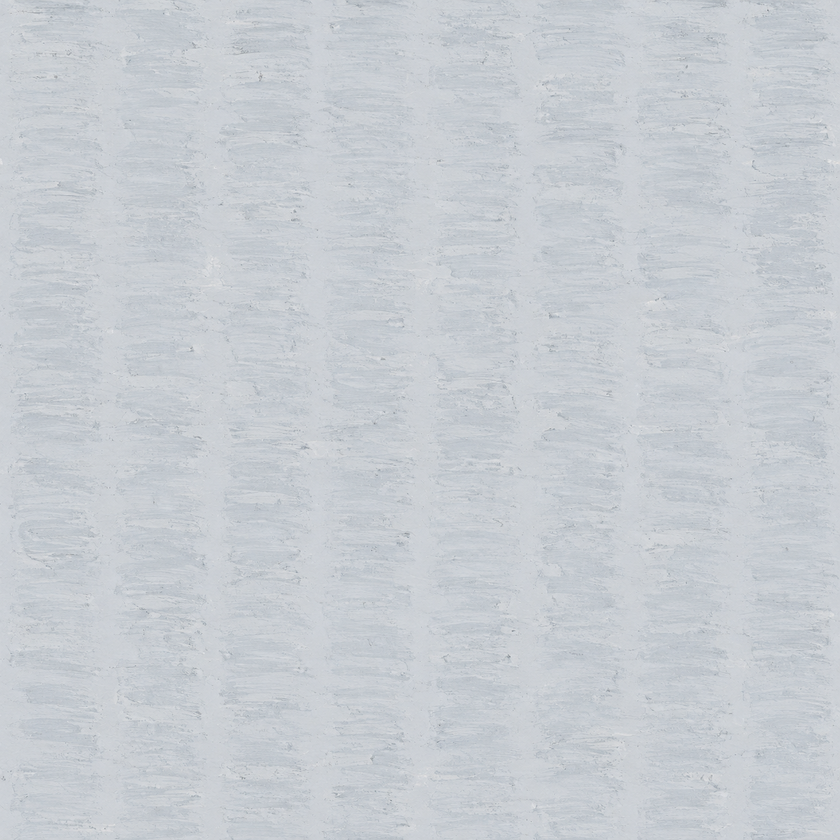
#> input picture design/references/env-backdrop-a/atlas-source.png, 840 x 840 px, shrunk from 1254 x 1254 before the run
$ python profile-rubble-sky.py ../design/references/env-backdrop-a/atlas-source.png
#> lines starting #> are read from the running program, lines starting #| are printed output that depends on the picture; long printed decimals are rounded
"""Read-only panoramic warmth/luma gate with the baseline HSL classifier."""
import argparse,json,hashlib
from pathlib import Path
import numpy as np
from PIL import Image
p=argparse.ArgumentParser();p.add_argument('image');p.add_argument('--output');args=p.parse_args()
a=np.asarray(Image.open(args.image).convert('RGB'),dtype=float)/255
h,w,_=a.shape
#> h = 840; w = 840
r,g,b=a[:,:,0],a[:,:,1],a[:,:,2]
hi=a.max(axis=2);lo=a.min(axis=2);diff=hi-lo;l=(hi+lo)/2
#> after `diff = hi - lo`:
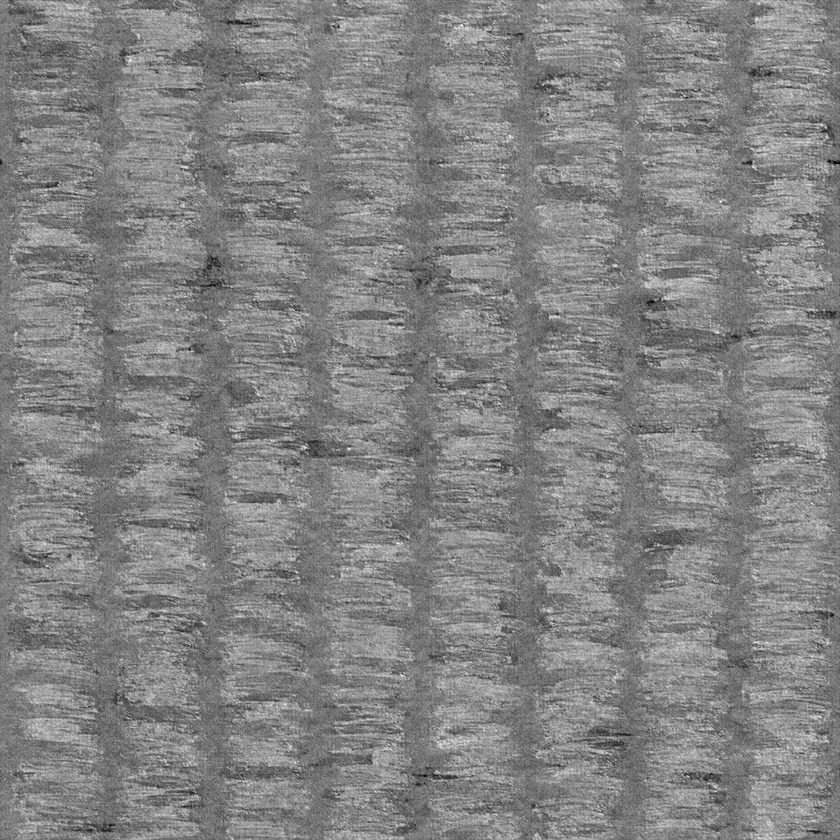
#> diff: shape (840, 840) float64; min 0, max 0.0784, mean 0.0404; drawn with min black and max white
s=np.divide(diff,np.where(l>.5,2-hi-lo,hi+lo),out=np.zeros_like(l),where=diff>0)
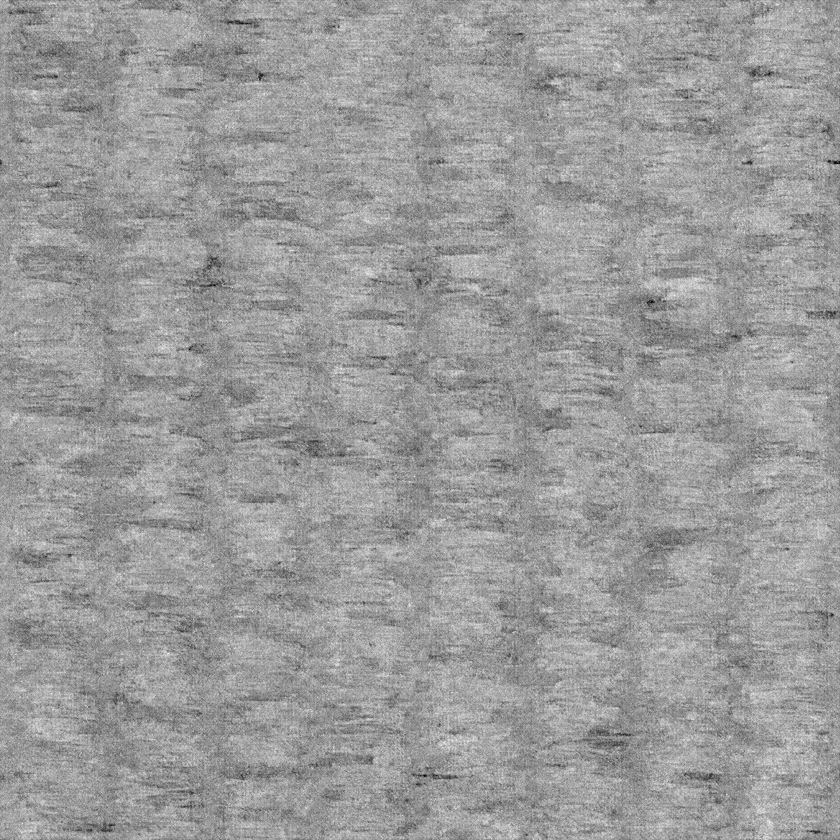
#> s: shape (840, 840) float64; min 0, max 0.167, mean 0.102; drawn with min black and max white
hue=np.zeros_like(l)
np.divide(g-b,diff,out=hue,where=(hi==r)&(diff>0));hue+=np.where((hi==r)&(g<b),6,0)
#> after `hue += np.where((hi == r) & (g < b), 6, 0)`: hue: shape (840, 840) float64; min 0, max 5, mean 2.5e-05
mask=(hi!=r)&(hi==g)&(diff>0);hue[mask]=(b[mask]-r[mask])/diff[mask]+2
#> after `mask = (hi != r) & (hi == g) & (diff > 0)`:
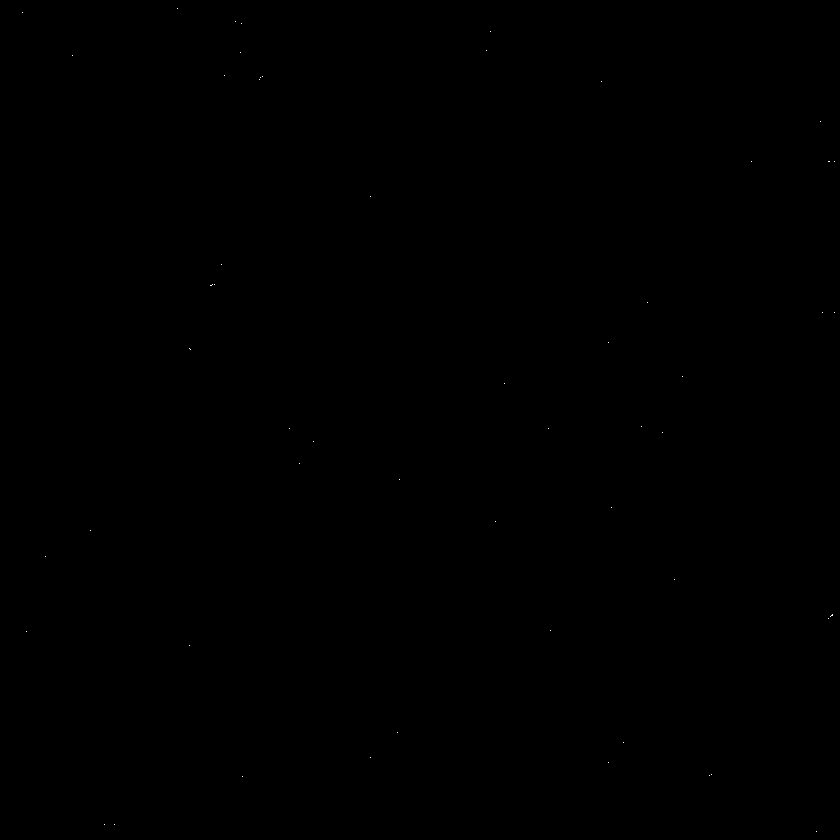
#> mask: shape (840, 840) bool; 0.01% white in thin lines or dots
#> after `hue[mask] = (b[mask] - r[mask]) / diff[mask] + 2`: hue: shape (840, 840) float64; min 0, max 5, mean 0.000284
mask=(hi!=r)&(hi!=g)&(diff>0);hue[mask]=(r[mask]-g[mask])/diff[mask]+4
#> after `mask = (hi != r) & (hi != g) & (diff > 0)`: mask: shape (840, 840) bool; 100% white; black in thin lines or dots
#> after `hue[mask] = (r[mask] - g[mask]) / diff[mask] + 4`:
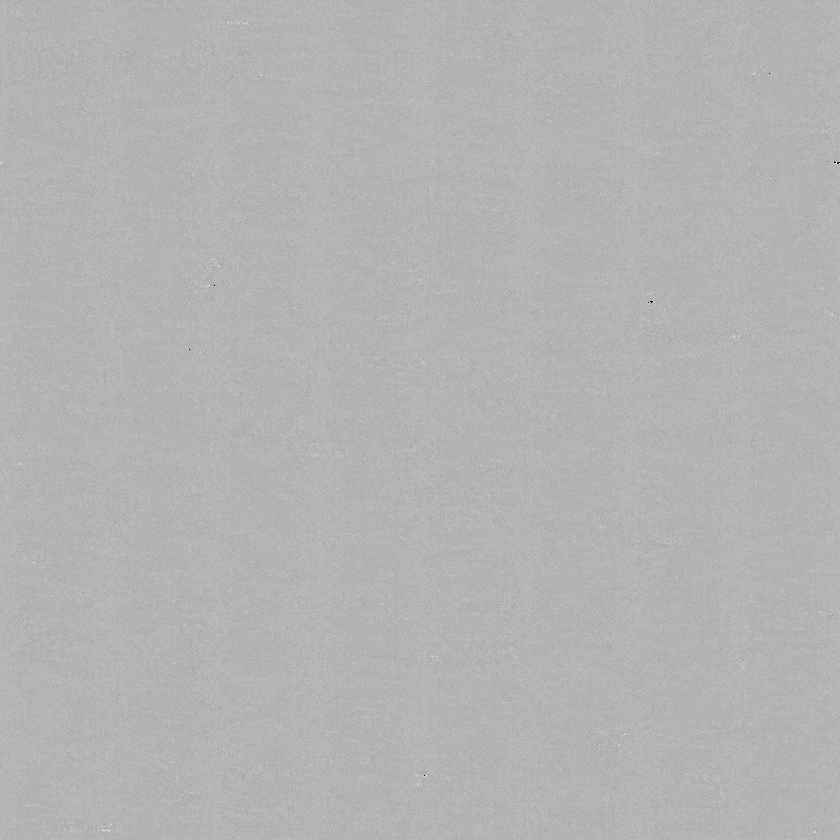
#> hue: shape (840, 840) float64; min 0, max 5, mean 3.53; drawn with min black and max white
hue*=60
warm=((diff>0)&(hue>=15)&(hue<=70)&(s>.16)&(l>.18)).mean(axis=0)
#> warm = 840 values from 0 to 0
luma=(a @ np.array([.2126,.7152,.0722])).mean(axis=0)
#> luma = 840 values, max 0.815 at index 835, min 0.788 at index 814, mean 0.798
span=max(1,round(w*10/360))
#> span = 23
windows=np.lib.stride_tricks.sliding_window_view(np.concatenate([warm,warm[:span-1]]),span)
internal=float(np.ptp(windows,axis=1).max())
#> internal = 0
means=windows.mean(axis=1);adjacent=float(np.abs(means-np.roll(means,span)).max())
#> after `means = windows.mean(axis=1)`: means = 840 values from 0 to 0
#> after `adjacent = float(np.abs(means - np.roll(means, span)).max())`: adjacent = 0
ratio=float(luma.max()/luma.min())
#> ratio = 1.03
report=dict(image=args.image,sha256=hashlib.sha256(Path(args.image).read_bytes()).hexdigest(),width=w,height=h,
 classifier='HSL hue 15..70 inclusive, saturation>.16, lightness>.18',
 windowDegrees=10,windowColumns=span,maxWithinWindowWarmChange=internal,maxAdjacentWindowWarmChange=adjacent,
 columnLumaRatio=ratio,leftRightMeanAbsoluteRGB255=float(abs(a[:,0]-a[:,-1]).mean()*255),
 columns=[dict(x=i,warm=float(warm[i]),luma=float(luma[i])) for i in range(w)],
 accepted=internal<=.05 and adjacent<=.05 and ratio<=2)
#> report = 13 items
text=json.dumps(report,indent=2)+'\n'
if args.output:Path(args.output).write_text(text)
print(json.dumps({k:v for k,v in report.items() if k!='columns'},indent=2))
#| {
#|   "image": "../design/references/env-backdrop-a/atlas-source.png",
#|   "sha256": "87910494e8bea5f54b5ee31163b7d340f77d8eeb14aac4834cb6a2bb2146030e",
#|   "width": 840,
#|   "height": 840,
#|   "classifier": "HSL hue 15..70 inclusive, saturation>.16, lightness>.18",
#|   "windowDegrees": 10,
#|   "windowColumns": 23,
#|   "maxWithinWindowWarmChange": 0.0,
#|   "maxAdjacentWindowWarmChange": 0.0,
#|   "columnLumaRatio": 1.034,
#|   "leftRightMeanAbsoluteRGB255": 2.249,
#> (further printed lines are left out)
raise SystemExit(0 if report['accepted'] else 1)
#> (the program exits here)
